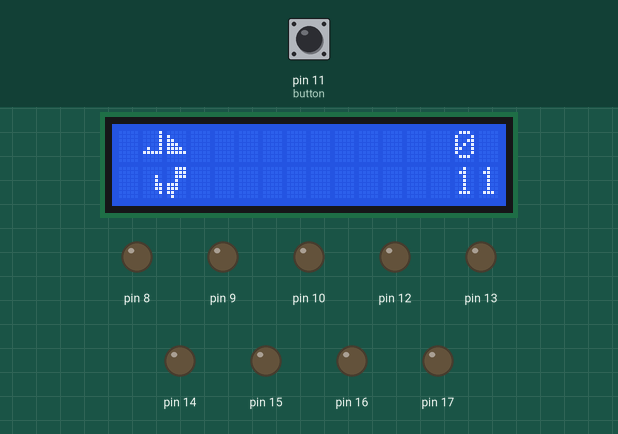
Recording of a sketch running on a simulated Arduino Uno, built with avr-gcc and run on an emulated ATmega328P. On the bench: 16×2 character LCD, output pins drawn as LEDs (lit = HIGH). The test bench sets the inputs (shaded band); at power-on: pin 11 (button) LOW. Random numbers use the default seed unless the sketch sets one.

Above: at 1.2 s.
1.3 s: pin 11 (button) pulled HIGH for 0.15 s
At 2.5 s:
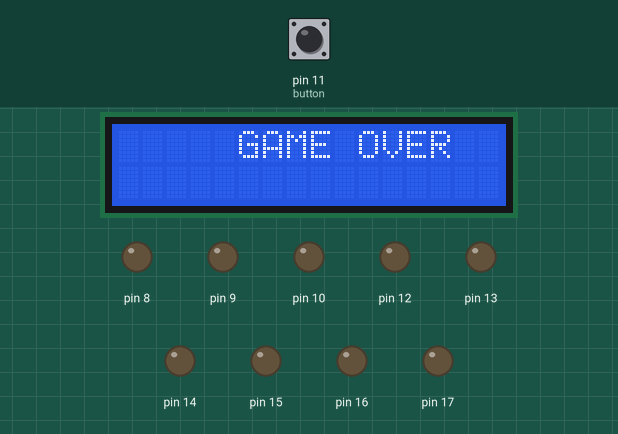
4.4 s: pin 11 (button) pulled HIGH for 3.2 s
At 6.5 s:
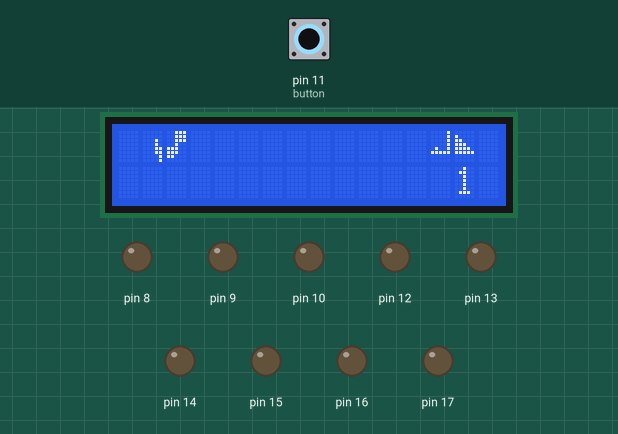
9.1 s: pin 11 (button) pulled HIGH for 1 s
At 12.42 s:
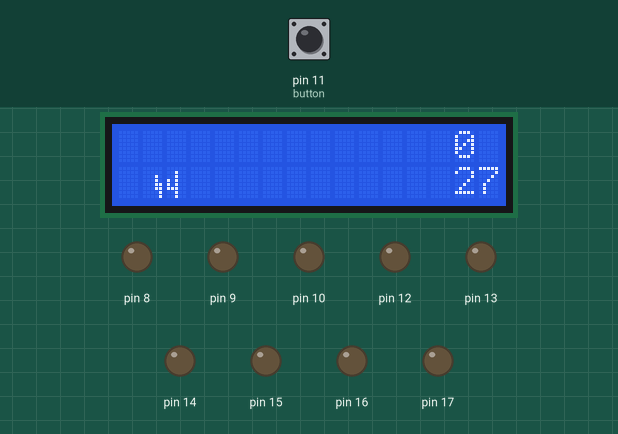
12.8 s: pin 11 (button) pulled HIGH for 3.2 s
At 16.2 s:
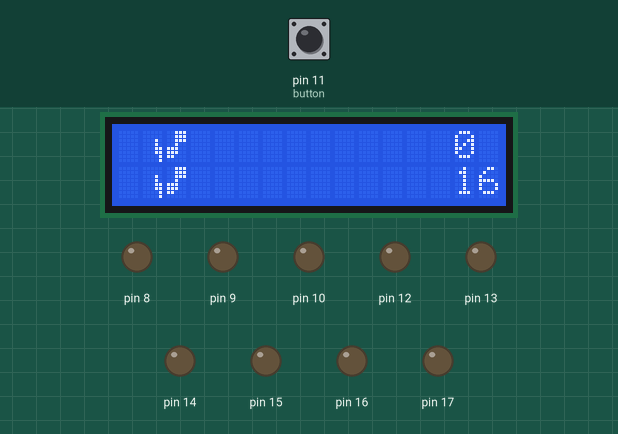
17.5 s: pin 11 (button) pulled HIGH for 3.2 s
At 21.25 s:
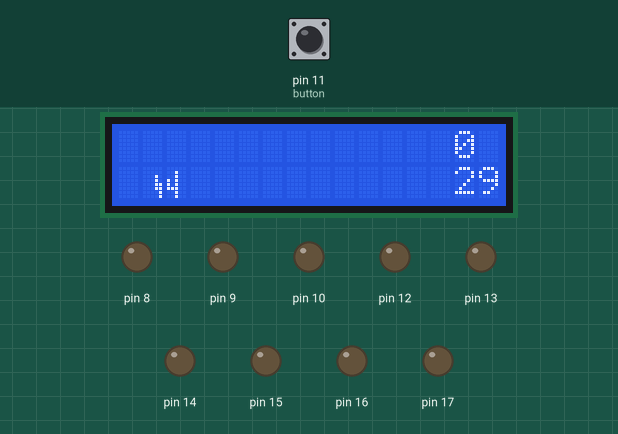
21.3 s: pin 11 (button) driven HIGH
At 23.53 s:
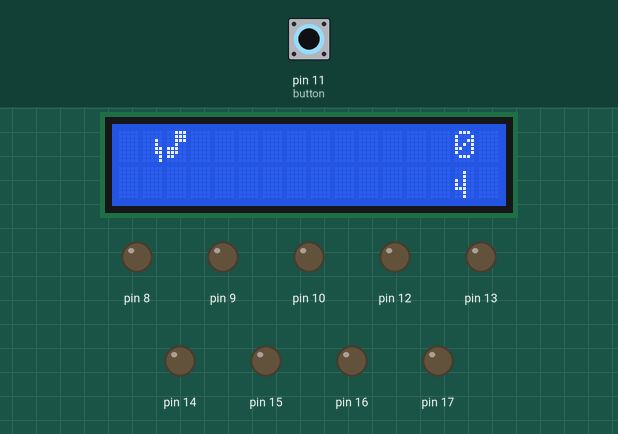

The sketch:

Dino_Game.ino
```cpp
#include <LiquidCrystal.h>
#include <string.h>

const int rs = 7, en = 6, d4 = 5, d5 = 4, d6 = 3, d7 = 2;
LiquidCrystal lcd(rs, en, d4, d5, d6, d7);

byte DINO_FOOT_PART_1[8] = { B00000, B00000, B00010, B00010, B00011, B00011, B00001, B00001 };
byte DINO_PART_1[8] = { B00111, B00111, B00111, B00100, B11100, B11100, B11000, B01000 };
byte DINO_FOOT_PART_2[8] = { B00000, B00000, B00010, B00010, B00011, B00011, B00001, B00001 };
byte DINO_PART_2[8] = { B00111, B00111, B00111, B00100, B11100, B11100, B11000, B00000 };
byte DINO_FOOT_PART_3[8] = { B00000, B00000, B00010, B00010, B00011, B00011, B00001, B00000 };
byte DINO_PART_3[8] = { B00111, B00111, B00111, B00100, B11100, B11100, B11000, B01000 };
byte CACTUS_1[8] = { B00000, B00100, B00100, B10100, B10100, B11100, B00100, B00100 };
byte CACTUS_2[8] = { B00100, B00101, B00101, B10101, B11111, B00100, B00100, B00100 };
byte BIRD_PART_1[8] = { B00001, B00001, B00001, B00001, B01001, B11111, B00000, B00000 };
byte BIRD_PART_2[8] = { B00000, B10000, B11000, B11100, B11110, B11111, B00000, B00000 };

int dino_column_1 = 1;
int dino_column_2 = 2;
int dino_row = 1;
unsigned long clock = 0;
int period = 100;
int flag = 1;
int cactus_row = 0;
int cactus_column = 13;
int period2 = 100;
unsigned long clock2 = 0;
int a = 0;
int b = 1;
int c = 2;
int d = 0;
unsigned long clock3 = 0;
int period3 = 100;
int points_1 = 0;
int points_2 = 0;
int randomnumber = 0;
int bird_column = 13;
int e = 0;
int bird_row = 1;
int current_signal = 0;
int old_signal = 0;
int f = 13;
int acceleration = 1;
unsigned long clock4 = 0;
int period4 = 800;
int button = 11;

void setup() {
  for (int i = 2; i <= 17; i++) pinMode(i, OUTPUT);

  pinMode(button, INPUT);

  lcd.begin(16, 2);
  lcd.createChar(0, DINO_FOOT_PART_1);
  lcd.createChar(1, DINO_PART_1);
  lcd.createChar(2, DINO_FOOT_PART_2);
  lcd.createChar(3, DINO_PART_2);
  lcd.createChar(4, DINO_FOOT_PART_3);
  lcd.createChar(5, DINO_PART_3);
  lcd.createChar(6, CACTUS_1);
  lcd.createChar(7, CACTUS_2);
}
void loop() {
  if (millis() > clock + period) {
    clock = millis();
    if (flag == 1) {
      flag = 2;
    } else if (flag == 2) {
      flag = 1;
    }
  }

  if (millis() > clock2 + period2) {
    clock2 = millis();

    cactus_column = cactus_column - 1;
    if (cactus_column < 0) {
      cactus_column = 13;
      period2 = period2 - acceleration;
      randomnumber = random(0, 3);
    }

    f = cactus_column + 1;
    lcd.setCursor(f, 1);  //limpio abajo
    lcd.print(" ");

    f = cactus_column + 1;
    lcd.setCursor(f, 0);
    lcd.print(" ");


    lcd.setCursor(0, 1);
    lcd.print(" ");

    lcd.setCursor(0, 0);
    lcd.print(" ");

    a = 1;
  }

  if (d == 0) {
    if (flag == 1) {
      lcd.setCursor(dino_column_1, dino_row);
      lcd.write(byte(2));
      lcd.setCursor(dino_column_2, dino_row);
      lcd.write(byte(3));
    }
    if (flag == 2) {
      lcd.setCursor(dino_column_1, dino_row);
      lcd.write(byte(4));
      lcd.setCursor(dino_column_2, dino_row);
      lcd.write(byte(5));
    }
  }

  if (a == 1) {

    if (randomnumber == 1) {
      cactus_row = 1;
      lcd.createChar(6, CACTUS_1);
      lcd.setCursor(cactus_column, cactus_row);
      lcd.write(byte(6));

    } else if (randomnumber == 2) {
      cactus_row = 1;
      lcd.createChar(7, CACTUS_2);
      lcd.setCursor(cactus_column, cactus_row);
      lcd.write(byte(7));

    } else {

      bird_column = cactus_column;
      bird_column = bird_column - 1;
      cactus_row = 0;
      lcd.createChar(6, BIRD_PART_1);
      lcd.setCursor(bird_column, cactus_row);
      lcd.write(byte(6));

      lcd.createChar(7, BIRD_PART_2);
      lcd.setCursor(cactus_column, cactus_row);
      lcd.write(byte(7));
    }
    a = 0;
  }

  if (digitalRead(button) == HIGH && (cactus_column == 1 || cactus_column == 2 || bird_column == 1 || bird_column == 2) && cactus_row == 0) {
    lcd.clear();
    lcd.setCursor(5, 0);
    lcd.print("GAME OVER");
    delay(2000);
    lcd.clear();
    cactus_column = 15;
    period2 = 100;
    points_1 = 0;
    points_2 = 0;
    period2 = 100;
  }

  if ((cactus_column == b || cactus_column == c) && cactus_row == 1) {
    int note[] = { 200, 150 };
    for (int i = 0; i < 2; i++) {
      delay(200);
    }
    lcd.clear();
    lcd.setCursor(5, 0);
    lcd.print("GAME OVER");
    delay(2000);
    lcd.clear();
    cactus_column = 15;
    period2 = 100;
    points_1 = 0;
    points_1 = 2;
    period2 = 100;
  }

  if (digitalRead(button) == HIGH) {

    b = 50;
    c = 50;

    if (d == 0) {
      lcd.setCursor(0, 1);
      lcd.print("    ");
    }
    d = 1;

    lcd.setCursor(dino_column_1, 0);
    lcd.write(byte(2));
    lcd.setCursor(dino_column_2, 0);
    lcd.write(byte(3));

    if (millis() > clock4 + period4) {
      clock4 = millis();

      int note[] = { 600 };
      for (int i = 0; i < 1; i++) {
        delay(20);
      }
    }
  } else {
    b = 1;
    c = 2;
    d = 0;
  }

  if (millis() > clock3 + period3) {
    clock3 = millis();
    lcd.setCursor(14, 1);
    lcd.print(points_1);

    points_1 = points_1 + 1;

    if (points_1 == 100) {
      int note[] = { 800, 900 };
      for (int i = 0; i < 2; i++) {
        delay(150);
        points_1 = 0;
        points_2 = points_2 + 1;
        if (points_2 == 100) {
          points_2 = 0;
        }
      }
    }


    lcd.setCursor(14, 1);
    lcd.print(points_1);
    lcd.setCursor(14, 0);
    lcd.print(points_2);

    current_signal = digitalRead(button);
    if (current_signal != old_signal) {
      lcd.setCursor(1, 0);
      lcd.print("  ");
    }
    old_signal = current_signal;
  }
}
```

Measured:
- what the display in image 3 shows lasts 0.4 s, from 12.2 s to 12.6 s
